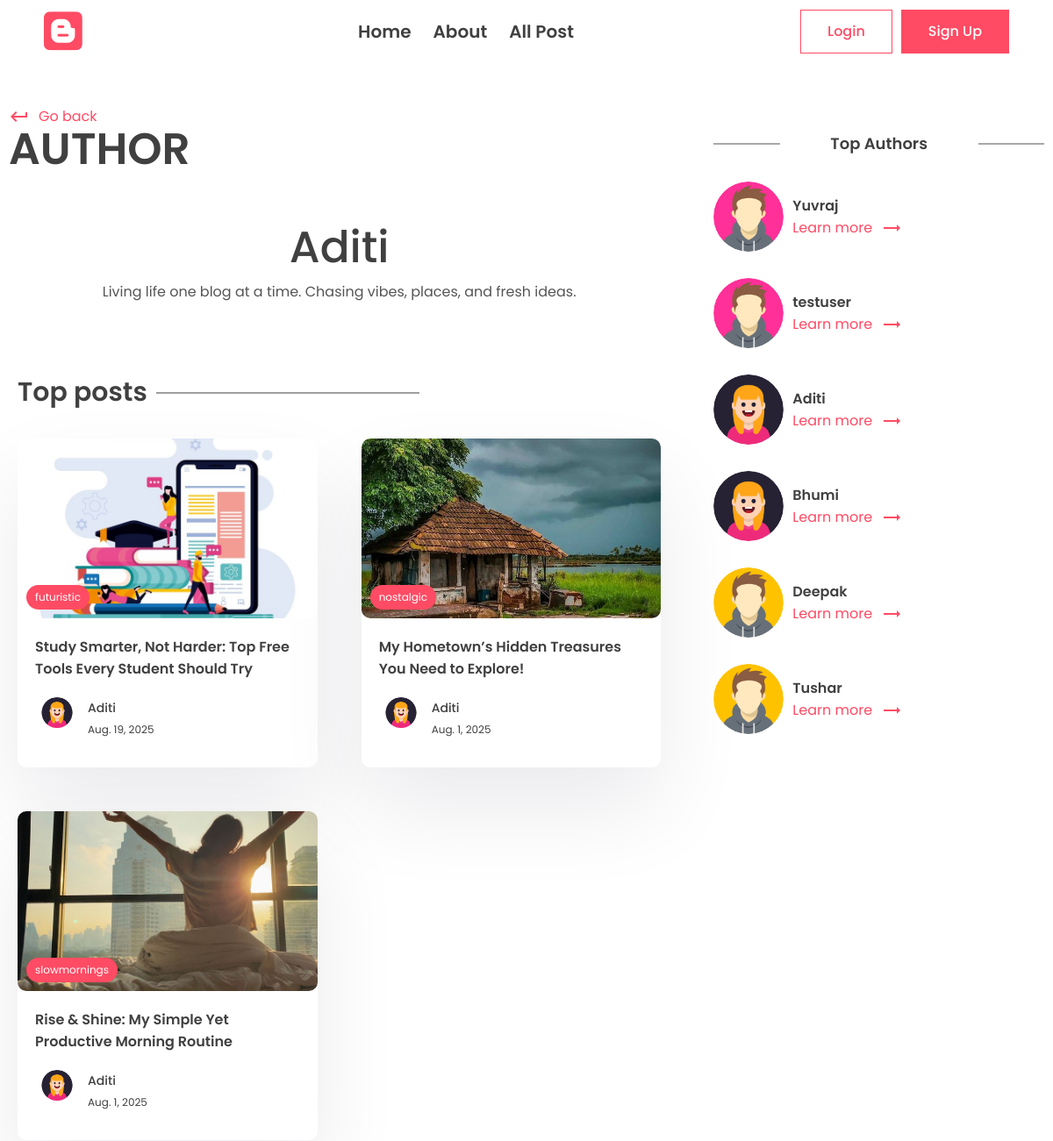
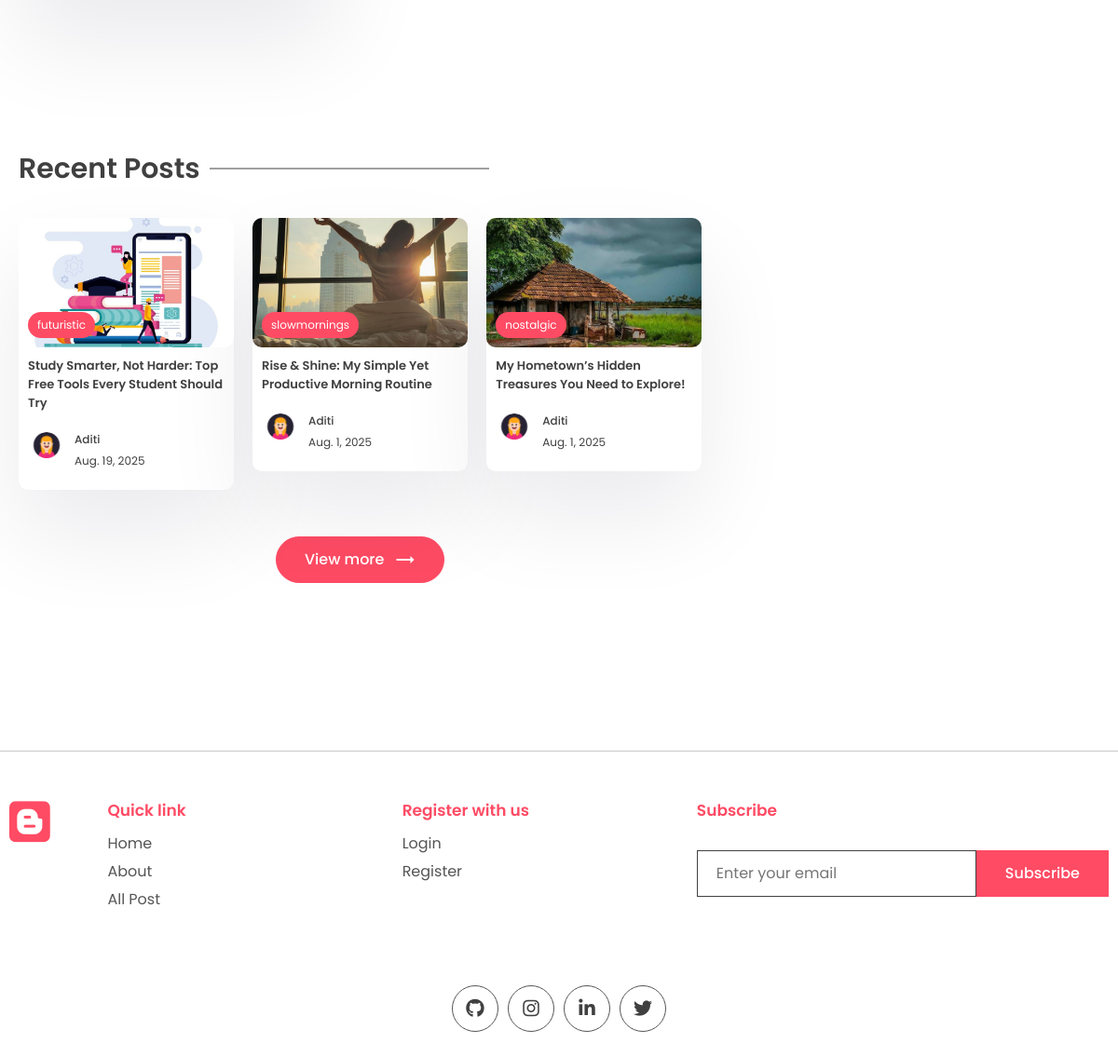
The page /author/aditi/ on the database its author committed (2 pictures, top to bottom).
### app/models.py (models this page shows, shortened)
class Profile(models.Model):
    user=models.OneToOneField(User,on_delete=models.CASCADE)
    profile_image=models.ImageField(null=True,blank=True,upload_to="images/")
    slug=models.SlugField(unique=True,max_length=200)
    bio=models.CharField(max_length=200)

class Post(models.Model):
    title=models.CharField(max_length=200)
    content=models.TextField()
    last_updated=models.DateTimeField(auto_now=True)
    slug=models.SlugField(max_length=200,unique=True)
    image=models.ImageField(null=True,blank=True,upload_to="images/")
    tags=models.ManyToManyField(Tag,blank=True,related_name='post')
    view_count=models.IntegerField(null=True,blank=True)
    is_featured=models.BooleanField(default=False)
    author=models.ForeignKey(User,on_delete=models.CASCADE,null=True,blank=True)
    bookmarks=models.ManyToManyField(User,related_name="bookmarks",default=None,blank=True)
    likes=models.ManyToManyField(User,related_name="post_like",default=None,blank=True)

class Tag(models.Model):
    name=models.CharField(max_length=100)
    description=models.CharField(max_length=100)
    slug=models.SlugField(max_length=200,unique=True)

### app/views.py (the view)
# urls.py: path('author/<slug:slug>/',views.author_page,name='author_page'),
def author_page(request,slug):
        profile=Profile.objects.get(slug=slug)
        top_posts=Post.objects.filter(author=profile.user).order_by('-view_count')[0:4]
        recent_posts=Post.objects.filter(author=profile.user).order_by('-last_updated')[0:4]
        top_authors=User.objects.annotate(number=Count('post')).order_by('number')
        context={'profile':profile,'top_posts':top_posts,'recent_posts':recent_posts,'top_authors':top_authors}
        return render(request,'app/author.html',context)

### app/templates/app/author.html (shortened to what this page needs)
{% extends "base.html" %}
{% block content %}
      <div class="container">
        <div class="layout">
          <div class="left">
            <div class="page-top">
              <div class="top flex">
                <div class="page-name">
                  <a href="#" class="learn">
                    <span class="material-icons"> keyboard_return </span> Go
                    back
                  </a>
                  <h1>Author</h1>
                </div>
              </div>
            </div>
            <center>
              <div class="typo">
                <h1 class="title">{{profile.user.first_name}}</h1>
                <p>
                  {{profile.bio}}
                </p>
              </div>
            </center>
            <section class="sp">
              <div class="container">
                <h1 class="sec-title">Top posts</h1>
                <div class="grid-2 blog">
                  {% for post in top_posts %}
                  <a href="{% url 'post_page' post.slug %}">
                    <div class="card">
                      <div class="post-img">
                        <img src="{{post.image.url}}" alt="" />
                        <div class="tag">{{post.tags.all.0.name}}</div>
                      </div>
                      <div class="card-content">
                        <h3>
                          {{post.title}}
                        </h3>
                        <div class="author">
                          <div class="profile-pic">
                            <img src="{{post.author.profile.profile_image.url}}" alt="" />
                          </div>
                          <div class="details">
                            <p>{{post.author.first_name}}</p>
                            <small>{{post.last_updated | date}}</small>
                          </div>
                        </div>
                      </div>
                    </div>
                  </a>
                   {% empty %}
                  <p>Nothing to show here.</p>
                  {% endfor %}
                </div>
              </div>
            </section>
            <section class="sp">
              <div class="container">
                <h1 class="sec-title">Recent Posts</h1>
                <div class="grid-3 blog-grid">
                  {% for post in recent_posts%}
                  <a href="{% url 'post_page' post.slug %}">
                    <div class="card">
                      <div class="post-img">
                        <img src="{{post.image.url}}" alt="" />
                        <div class="tag">{{post.tags.all.0.name}}</div>
                      </div>
                      <div class="card-content">
                        <h3>
                          {{post.title}}
                        </h3>
                        <div class="author">
                          <div class="profile-pic">
                            <img src="{{post.author.profile.profile_image.url}}" alt="" />
                          </div>
                          <div class="details">
                            <p>{{post.author.first_name}}</p>
                            <small>{{post.last_updated | date}}</small>
                          </div>
                        </div>
                      </div>
                    </div>
                  </a>
                  {% empty %}
                  <p>Nothing to show here.</p>
                  {% endfor %}
                </div>
                <center>
                  <button class="btn btn-primary rounded view">
                    View more
                    <span class="material-icons"> trending_flat </span>
                  </button>
                </center>
              </div>
            </section>
          </div>
          <div class="right">
            <div class="block">
              <h2 class="title2">Top Authors</h2>
              {% for author in top_authors %}
              <div class="recent-post other-author">
                <div class="rounded-img">
                  <img src="{{author.profile.profile_image.url}}" alt="" />
                </div>
                <div class="recent-content">
                  <h3>
                   {{author.first_name}}
                  </h3>
                  <a class="learn" href="{% url 'author_page' author.profile.slug %}"
                    >Learn more
                    <span class="material-icons"> trending_flat </span></a
                  >
                </div>
              </div>
              {% endfor %}
            </div>
          </div>
        </div>
      </div>
{% endblock content %}

### app/static/app/style.css (style rules this page uses)
* { margin: 0; padding: 0; box-sizing: border-box; text-decoration: none; border: none; outline: none; list-style: none; font-family: "Poppins", sans-serif; color: var(--black); }
:root { --red: #ff4b64; --black: #404040; --des: #555555; --shadow: #ffffff1a 0px 1px 1px 0px inset, #32325d40 0px 50px 100px -20px, #0000004d 0px 30px 60px -30px; --shadow2: rgba(17, 12, 46, 0.084) 0px 48px 100px 0px; }
html { font-size: 62.5%; }
[class*="grid"] { display: grid; }
img { width: 100%; }
.container { max-width: 1220px; margin: auto; padding: 0 10px; }
p, a { font-size: 1.6rem; color: var(--des); }
.btn { cursor: pointer; height: 5rem; padding: 0 3rem; font-size: 1.6rem; font-weight: 500; border: 1px solid var(--red); display: flex; align-items: center; justify-content: center; gap: 1rem; }
.btn span { color: white; }
.btn-primary { background: var(--red); color: white; }
.rounded { border-radius: 5rem; }
.typo { width: 50%; margin-top: 5rem; }
.title { font-size: 5rem; font-weight: 500; }
.sp { padding: 8rem 0; }
.grid-2 { grid-template-columns: 1.3fr 1fr; align-items: center; }
.post-img { height: 40rem; width: 100%; overflow: hidden; border-radius: 1rem; }
.post-img img { height: 100%; object-fit: cover; object-position: center; }
.learn { display: flex; align-items: center; gap: 1rem; color: var(--red); margin-top: 2rem; }
.learn span { color: #ff4b64; }
.sec-title { font-size: 3rem; font-weight: 600; position: relative; width: fit-content; margin-bottom: 3rem; }
.sec-title::after { content: ""; position: absolute; right: -31rem; height: 1px; width: 30rem; background: var(--black); top: 50%; transform: translateY(-50%); }
.grid-3 { display: grid; grid-template-columns: repeat(3, 1fr); gap: 2rem; }
.card { background: white; box-shadow: var(--shadow2); border-radius: 1rem; cursor: pointer; transition: 0.3s; }
.post-img { position: relative; }
.tag { position: absolute; bottom: 1rem; left: 1rem; background: var(--red); color: white; border-radius: 5rem; padding: 0.5rem 1rem; font-size: 1.2rem; }
.card-content { padding: 2rem; padding-bottom: 3rem; }
.card h3 { font-size: 1.6rem; font-weight: 600; }
.card .post-img { width: 100%; height: unset; aspect-ratio: 1/0.6; }
.author { display: flex; align-items: center; gap: 1rem; margin-top: 2rem; }
.profile-pic { width: 5rem; aspect-ratio: 1/1; border-radius: 50%; overflow: hidden; }
.author p { color: var(--black); font-weight: 500; font-size: 1.4rem; }
.author small { color: var(--black); font-size: 1.2rem; }
.view { margin-top: 5rem; }
.layout { display: flex; gap: 5rem; align-items: flex-start; }
.left { width: 100%; height: 100%; }
.right { position: sticky; top: 70px; height: 100%; width: 50%; }
.page-name h1 { font-size: 5rem; text-transform: uppercase; font-weight: 600; line-height: 5rem; }
.flex { display: flex; align-items: flex-end; justify-content: space-between; }
.left .typo { width: 100%; }
.blog { grid-template-columns: 1fr 1fr; gap: 5rem; }
.title2 { position: relative; font-size: 1.8rem; text-align: center; font-weight: 600; margin-bottom: 3rem; }
.title2::before { content: ""; position: absolute; height: 1px; width: 20%; background: var(--des); left: 0; top: 50%; transform: translateY(-50%); }
.title2::after { content: ""; position: absolute; height: 1px; width: 20%; background: var(--des); right: 0; top: 50%; transform: translateY(-50%); }
.blog-grid { gap: 2rem; }
.blog-grid .card-content { padding: 1rem; padding-bottom: 2rem; }
.blog-grid .card h3 { font-size: 1.3rem; font-weight: 600; }
.blog-grid .profile-pic { width: 4rem; }
.blog-grid .author p { font-size: 1.2rem; }
.block { margin-top: 5rem; }
.rounded-img { width: 8rem; aspect-ratio: 1/1; overflow: hidden; border-radius: 50%; }
.rounded-img img { width: 100%; height: 100%; object-fit: cover; object-position: center; }
.recent-post { display: grid; align-items: center; gap: 1rem; margin-top: 3rem; grid-template-columns: auto 1fr; }
.recent-post .learn { margin-top: 0rem; }
.recent-post h3 { font-size: 1.6rem; font-weight: 600; }

### rows shown on the page
Profile: user.first_name "Aditi", bio "Living life one blog at a time. Chasing vibes, places, and fresh ideas."
Post: image (picture), tags.all.0.name "futuristic", title "Study Smarter, Not Harder: Top Free Tools Every Student Should Try", author.profile.profile_image (picture), author.first_name "Aditi", last_updated "Aug. 19, 2025"
Post: image (picture), tags.all.0.name "nostalgic", title "My Hometown’s Hidden Treasures You Need to Explore!", author.profile.profile_image (picture), author.first_name "Aditi", last_updated "Aug. 1, 2025"
Post: image (picture), tags.all.0.name "slowmornings", title "Rise & Shine: My Simple Yet Productive Morning Routine", author.profile.profile_image (picture), author.first_name "Aditi", last_updated "Aug. 1, 2025"

### other values the page prints
{{ author.first_name }} "Yuvraj"
{{ author.first_name }} "testuser"
{{ author.first_name }} "Aditi"
{{ author.first_name }} "Bhumi"
{{ author.first_name }} "Deepak"
{{ author.first_name }} "Tushar"
